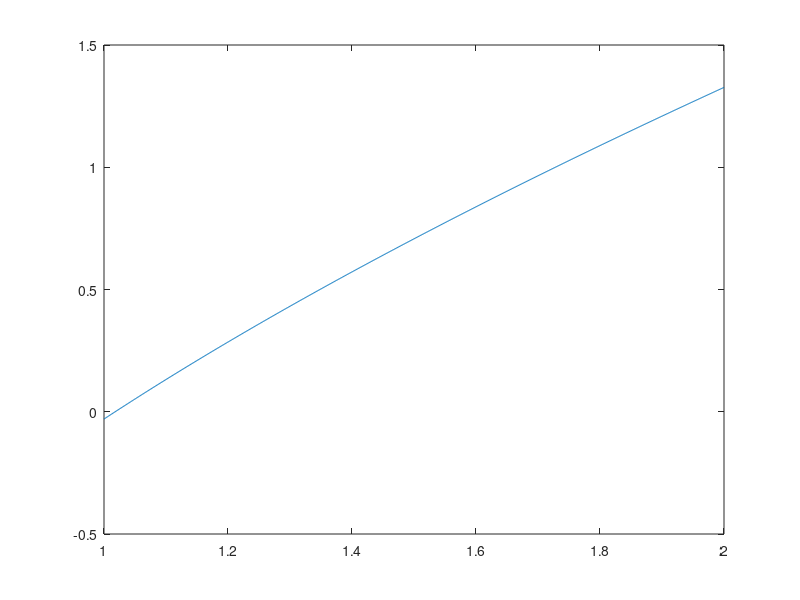

Write MATLAB code to recreate this figure.
% REMESOV POSTOPEK:
% S pomočjo remesovega postopka poiščite linearni polinom p(x) = ax+b,
% ki predstavlja najboljšo enakomerno aproksimacijo za funkcijo 
%                       f(x) = log(x) 
% na intervalu [1, 2]. Za začetno množico točk vzemite E_1 = {1, 3/2, 2}.
% Naredite 2 koraka postopka.

f = @(x) log(x);
E_1 = [1, 3/2, 2];

% sistem, ki določa polinom:
matrika = [ 1 1 E_1(1);
           -1 1 E_1(2);
            1 1 E_1(3)];

vektor = [f(E_1(1));f(E_1(2));f(E_1(3))];

koef = matrika\vektor;

m = koef(1);
a = koef(3);
b = koef(2);

p = @(x) a*x + b;

% residual
r = @(x) f(x) - p(x);
xx = linspace(1,2,1000);
% plot(xx, r(xx))

% za 2. korak potrebujemo maximum absulutne vrednosti residuala 
r_abs = @(x) abs(r(x));
r_abs_neg = @(x) -r_abs(x);

% y pri kateri je dosezen maximum
y = fminbnd(r_abs_neg, 1, 2)

% napaka
a + b

% 2. Korak:
E_2 = [1, y, 2];

matrika2 = [ 1 1 E_2(1);
           -1 1 E_2(2);
            1 1 E_2(3)];

vektor2 = [f(E_2(1));f(E_2(2));f(E_2(3))];

koef2 = matrika2\vektor2;

m2 = koef2(1);
a2 = koef2(2);
b2 = koef2(3);

p2 = @(x) a2*x + b2;
% residual
r2 = @(x) f(x) - p2(x);
xx = linspace(1,2,1001);
plot(xx, r2(xx))

r_abs = @(x) abs(r(x));
r2_abs = @(x) abs(r2(x));

a2+b2